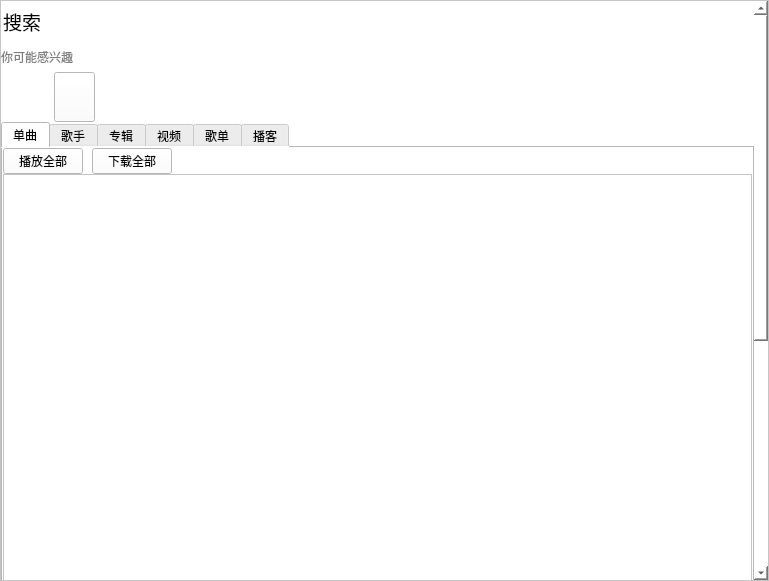
<?xml version="1.0" encoding="UTF-8"?>
<ui version="4.0">
 <class>Search</class>
 <widget class="QWidget" name="Search">
  <property name="geometry">
   <rect>
    <x>0</x>
    <y>0</y>
    <width>769</width>
    <height>581</height>
   </rect>
  </property>
  <property name="windowTitle">
   <string>Form</string>
  </property>
  <property name="layoutDirection">
   <enum>Qt::LeftToRight</enum>
  </property>
  <layout class="QGridLayout" name="gridLayout">
   <property name="leftMargin">
    <number>0</number>
   </property>
   <property name="topMargin">
    <number>0</number>
   </property>
   <property name="rightMargin">
    <number>0</number>
   </property>
   <property name="bottomMargin">
    <number>0</number>
   </property>
   <property name="spacing">
    <number>0</number>
   </property>
   <item row="0" column="0">
    <widget class="QScrollArea" name="scrollArea">
     <property name="styleSheet">
      <string notr="true">background-color: rgb(255, 255, 255);</string>
     </property>
     <property name="widgetResizable">
      <bool>true</bool>
     </property>
     <widget class="QWidget" name="scrollAreaWidgetContents">
      <property name="geometry">
       <rect>
        <x>0</x>
        <y>0</y>
        <width>750</width>
        <height>976</height>
       </rect>
      </property>
      <layout class="QGridLayout" name="gridLayout_2" rowstretch="0,0">
       <property name="leftMargin">
        <number>0</number>
       </property>
       <property name="topMargin">
        <number>0</number>
       </property>
       <property name="rightMargin">
        <number>0</number>
       </property>
       <property name="bottomMargin">
        <number>0</number>
       </property>
       <property name="spacing">
        <number>0</number>
       </property>
       <item row="0" column="0">
        <layout class="QVBoxLayout" name="verticalLayout">
         <property name="spacing">
          <number>0</number>
         </property>
         <item>
          <layout class="QHBoxLayout" name="horizontalLayout">
           <property name="spacing">
            <number>0</number>
           </property>
           <property name="leftMargin">
            <number>2</number>
           </property>
           <item>
            <widget class="QLabel" name="label">
             <property name="minimumSize">
              <size>
               <width>50</width>
               <height>41</height>
              </size>
             </property>
             <property name="maximumSize">
              <size>
               <width>50</width>
               <height>41</height>
              </size>
             </property>
             <property name="font">
              <font>
               <family>Consolas</family>
               <pointsize>14</pointsize>
               <weight>50</weight>
               <italic>false</italic>
               <bold>false</bold>
              </font>
             </property>
             <property name="styleSheet">
              <string notr="true">
font-weight:bolder;</string>
             </property>
             <property name="text">
              <string>搜索</string>
             </property>
            </widget>
           </item>
           <item>
            <widget class="QLabel" name="lab_song">
             <property name="minimumSize">
              <size>
               <width>0</width>
               <height>41</height>
              </size>
             </property>
             <property name="maximumSize">
              <size>
               <width>16777215</width>
               <height>41</height>
              </size>
             </property>
             <property name="styleSheet">
              <string notr="true">font: 14pt &quot;Consolas&quot;;
font-weight:bolder;</string>
             </property>
             <property name="text">
              <string/>
             </property>
            </widget>
           </item>
           <item>
            <spacer name="horizontalSpacer">
             <property name="orientation">
              <enum>Qt::Horizontal</enum>
             </property>
             <property name="sizeType">
              <enum>QSizePolicy::Preferred</enum>
             </property>
             <property name="sizeHint" stdset="0">
              <size>
               <width>500</width>
               <height>20</height>
              </size>
             </property>
            </spacer>
           </item>
          </layout>
         </item>
         <item>
          <widget class="QLabel" name="label_2">
           <property name="minimumSize">
            <size>
             <width>100</width>
             <height>30</height>
            </size>
           </property>
           <property name="maximumSize">
            <size>
             <width>100</width>
             <height>16777215</height>
            </size>
           </property>
           <property name="styleSheet">
            <string notr="true">color: rgb(127, 127, 127);</string>
           </property>
           <property name="text">
            <string>你可能感兴趣</string>
           </property>
          </widget>
         </item>
         <item>
          <layout class="QHBoxLayout" name="horizontalLayout_2">
           <property name="spacing">
            <number>0</number>
           </property>
           <property name="leftMargin">
            <number>0</number>
           </property>
           <item>
            <widget class="QLabel" name="lab_photo">
             <property name="minimumSize">
              <size>
               <width>53</width>
               <height>50</height>
              </size>
             </property>
             <property name="maximumSize">
              <size>
               <width>53</width>
               <height>50</height>
              </size>
             </property>
             <property name="styleSheet">
              <string notr="true"/>
             </property>
             <property name="text">
              <string/>
             </property>
            </widget>
           </item>
           <item>
            <widget class="QPushButton" name="btn_details">
             <property name="minimumSize">
              <size>
               <width>41</width>
               <height>50</height>
              </size>
             </property>
             <property name="maximumSize">
              <size>
               <width>200</width>
               <height>50</height>
              </size>
             </property>
             <property name="styleSheet">
              <string notr="true"/>
             </property>
             <property name="text">
              <string/>
             </property>
            </widget>
           </item>
           <item>
            <spacer name="horizontalSpacer_3">
             <property name="orientation">
              <enum>Qt::Horizontal</enum>
             </property>
             <property name="sizeType">
              <enum>QSizePolicy::MinimumExpanding</enum>
             </property>
             <property name="sizeHint" stdset="0">
              <size>
               <width>500</width>
               <height>20</height>
              </size>
             </property>
            </spacer>
           </item>
          </layout>
         </item>
        </layout>
       </item>
       <item row="1" column="0">
        <widget class="QTabWidget" name="tabWidget">
         <property name="layoutDirection">
          <enum>Qt::LeftToRight</enum>
         </property>
         <property name="currentIndex">
          <number>0</number>
         </property>
         <widget class="QWidget" name="tab">
          <attribute name="title">
           <string>单曲</string>
          </attribute>
          <layout class="QGridLayout" name="gridLayout_3">
           <property name="leftMargin">
            <number>0</number>
           </property>
           <property name="topMargin">
            <number>0</number>
           </property>
           <property name="rightMargin">
            <number>0</number>
           </property>
           <property name="bottomMargin">
            <number>0</number>
           </property>
           <property name="spacing">
            <number>0</number>
           </property>
           <item row="1" column="0" colspan="4">
            <widget class="QTableWidget" name="table_playlist">
             <property name="minimumSize">
              <size>
               <width>0</width>
               <height>800</height>
              </size>
             </property>
             <property name="maximumSize">
              <size>
               <width>16777215</width>
               <height>900</height>
              </size>
             </property>
             <property name="layoutDirection">
              <enum>Qt::LeftToRight</enum>
             </property>
            </widget>
           </item>
           <item row="0" column="0">
            <widget class="QPushButton" name="pushButton_2">
             <property name="text">
              <string>播放全部</string>
             </property>
            </widget>
           </item>
           <item row="0" column="2">
            <widget class="QPushButton" name="pushButton_6">
             <property name="text">
              <string>下载全部</string>
             </property>
            </widget>
           </item>
           <item row="0" column="3">
            <spacer name="horizontalSpacer_2">
             <property name="orientation">
              <enum>Qt::Horizontal</enum>
             </property>
             <property name="sizeHint" stdset="0">
              <size>
               <width>591</width>
               <height>20</height>
              </size>
             </property>
            </spacer>
           </item>
           <item row="0" column="1">
            <spacer name="horizontalSpacer_4">
             <property name="orientation">
              <enum>Qt::Horizontal</enum>
             </property>
             <property name="sizeType">
              <enum>QSizePolicy::Maximum</enum>
             </property>
             <property name="sizeHint" stdset="0">
              <size>
               <width>20</width>
               <height>20</height>
              </size>
             </property>
            </spacer>
           </item>
          </layout>
         </widget>
         <widget class="QWidget" name="tab_2">
          <attribute name="title">
           <string>歌手</string>
          </attribute>
         </widget>
         <widget class="QWidget" name="tab_3">
          <attribute name="title">
           <string>专辑</string>
          </attribute>
         </widget>
         <widget class="QWidget" name="tab_4">
          <attribute name="title">
           <string>视频</string>
          </attribute>
         </widget>
         <widget class="QWidget" name="tab_5">
          <attribute name="title">
           <string>歌单</string>
          </attribute>
         </widget>
         <widget class="QWidget" name="tab_6">
          <attribute name="title">
           <string>播客</string>
          </attribute>
         </widget>
        </widget>
       </item>
      </layout>
     </widget>
    </widget>
   </item>
  </layout>
 </widget>
 <resources/>
 <connections/>
</ui>
